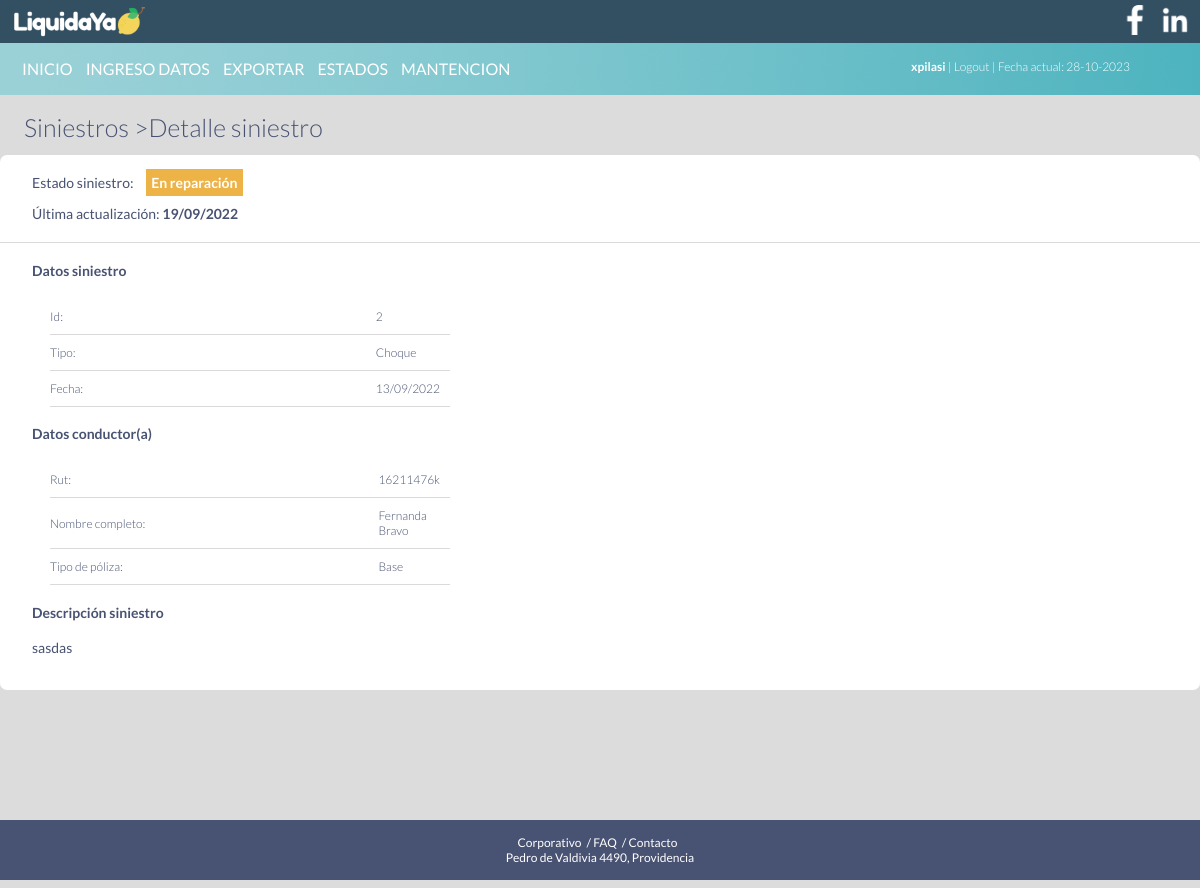
Page /siniestros/2/ (signed in) on the committed database.
### web_base/models.py (models this page shows, shortened)
class TablaDeSiniestros(models.Model):
    usuario = models.ForeignKey(
        User,
        on_delete=models.CASCADE,
        null=True,
        blank=True)
    tipo_de_siniestro = models.ForeignKey(TipoSiniestro,blank=False,on_delete=models.CASCADE,verbose_name="Tipo de siniestro",default="")
    tipo_de_modelo = models.ForeignKey(ModeloVehiculo,blank=False,on_delete=models.CASCADE, verbose_name="Modelo vehículo",default="")
    nombre_marca = models.ForeignKey(Marca,blank=False,on_delete=models.CASCADE,verbose_name="Marca vehículo",default="")
    tipo_de_vehiculo = models.ForeignKey(TipoVehiculo,blank=False,on_delete=models.CASCADE,verbose_name="Tipo de vehículo",default="")
    nombre_conductor = models.CharField(max_length=100, blank=False, verbose_name="Nombre conductor(a)",default="")
    apellido_conductor =  models.CharField(max_length=100, blank=False, verbose_name="Apellido conductor(a)",default="")
    edad_conductor =  models.IntegerField(blank=False, verbose_name="Edad conductor(a)",default=18)
    rut_conductor = models.CharField(max_length=100, blank=False, verbose_name="Rut conductor(a)",default="")
    tipo_de_poliza = models.ForeignKey(TipoPoliza,blank=False,on_delete=models.CASCADE,verbose_name="Póliza contratada",default="")
    fecha_siniestro =  models.DateField(auto_now_add=False,auto_now=False, null=False, blank=False, verbose_name="Fecha siniestro",default=timezone.now)
    descripcion_siniestro = models.TextField(max_length=300,blank=False, null=False,verbose_name="Descripción siniestro",default="")
    fecha_registro =  models.DateTimeField(auto_now_add=True, verbose_name='Fecha registro')
    updated_at =  models.DateField(auto_now=True,verbose_name="Última actualización")
    estado_siniestro = models.CharField(max_length=50,choices=ESTADO_CHOICES,default=INGRESADO)
    class Meta:
        verbose_name = 'Ingreso de siniestro'
        verbose_name_plural = 'Ingreso de siniestros'

class TipoSiniestro(models.Model):
    cod_siniestro= models.CharField(max_length=100, null=False,verbose_name="Código siniestro")
    tipo_siniestro = models.CharField(max_length=100, null=False,verbose_name="Tipo siniestro")
    creado_el = models.DateTimeField(auto_now_add=True, verbose_name='Creado el')
    class Meta:
        verbose_name = 'Tipo Siniestro'
        verbose_name_plural = 'Tipos de siniestro'
        ordering = ['-creado_el']
    def __str__(self):
        return self.tipo_siniestro

class TipoPoliza(models.Model):
    cod_poliza = models.CharField(max_length=100, null=False,verbose_name="Código póliza")
    tipo_poliza = models.CharField(max_length=100, null=False,verbose_name="Tipo póliza")
    creado_el = models.DateTimeField(auto_now_add=True, verbose_name='Creado el')
    class Meta:
        verbose_name = 'Tipo de póliza'
        verbose_name_plural = 'Tipos de póliza'
        ordering = ['-creado_el']
    def __str__(self):
        return self.tipo_poliza

### web_base/views.py (the view)
# urls.py: path('siniestros/<int:pk>/',SiniestroDetailView.as_view(),name='detalle_estado'),
class SiniestroDetailView(DetailView):
    model = TablaDeSiniestros
    context_object_name = 'detalle_siniestro'

### web_base/templates/web_base/tabladesiniestros_detail.html (shortened to what this page needs)
{% extends 'layout.html' %}
{% block content %}
<div class="titulos"><a href="{% url 'siniestros' %}">Siniestros ></a>Detalle siniestro</div>
<div id="base">
    <div class="estado_siniestro">
        <p class="subs">Estado siniestro:
            {% if detalle_siniestro.estado_siniestro == "Aprobado"%}
            <strong class = "aprobado">{{detalle_siniestro.estado_siniestro}} </strong>
            {% elif detalle_siniestro.estado_siniestro == "En entrega"%}
            <strong class = "en_entrega">{{detalle_siniestro.estado_siniestro}} </strong>
            {% elif detalle_siniestro.estado_siniestro == "Cerrada"%}
            <strong class = "cerrada">{{detalle_siniestro.estado_siniestro}} </strong>
            {% elif detalle_siniestro.estado_siniestro == "Incidencia"%}
            <strong class = "incidencia">{{detalle_siniestro.estado_siniestro}} </strong>
            {% else %}
            <strong class = "otras">{{detalle_siniestro.estado_siniestro}}</strong>
            {% endif %}
       </p>
        <p class="subs"> Última actualización: <strong>{{detalle_siniestro.updated_at| date:'d/m/Y'}}</strong></p>
    </div>
    <hr>
    <div class="ver_siniestro">
        <h4 class="subs">Datos siniestro</h4>
        <table class="tabla_detalle_sin">
            <tr class="tr_detalle_sin">
                <td class="td_detalle_sin">Id: </td>
                <td class="td_detalle_sin">{{detalle_siniestro.id}}</th>
            </tr>
            <tr class="tr_detalle_sin">
                <td class="td_detalle_sin">Tipo: </td>
                <td class="td_detalle_sin">{{detalle_siniestro.tipo_de_siniestro}}</th>
            </tr>
            <tr class="tr_detalle_sin">
                <td class="td_detalle_sin"> Fecha: </td>
                <td class="td_detalle_sin">{{detalle_siniestro.fecha_siniestro|date:'d/m/Y'}}</th>
            </tr>
        </table>
    </div>
    <div class="ver_siniestro">
        <h4 class="subs">Datos conductor(a)</h4>
        <table class="tabla_detalle_sin">
            <tr class="tr_detalle_sin">
                <td class="td_detalle_sin">Rut: </td>
                <td class="td_detalle_sin">{{detalle_siniestro.rut_conductor}}</th>
            </tr>
            <tr class="tr_detalle_sin">
                <td class="td_detalle_sin">Nombre completo: </td>
                <td class="td_detalle_sin">{{detalle_siniestro.nombre_conductor}} {{detalle_siniestro.apellido_conductor}}</th>
            </tr>
            <tr class="tr_detalle_sin">
                <td class="td_detalle_sin">Tipo de póliza: </td>
                <td class="td_detalle_sin">{{detalle_siniestro.tipo_de_poliza}}</th>
            </tr>
        </table>
    <div class="desc_siniestro">
        <h4 class="subs">Descripción siniestro</h4>
        <p class="subs">{{detalle_siniestro.descripcion_siniestro}}</p>
    </div>
</div>
{% endblock %}

### web_base/templates/layout.html (shortened to what this page needs)
{% load static %}
<!DOCTYPE html>
<html lang="en">
<head>
    <link rel="stylesheet" type="text/css" href="{% static 'css/style.css' %}"/>
</head>
<body>
    {% if request.user.is_authenticated %}
    <div id="content">
        <div class="menu_top">
            <img class="logo_menu"src={% static 'logo_blanco.png' %} alt="My image" style="width:140px;height:35px;">
            <img class="rrss" src={% static 'iconos/linkedin.png' %} alt="Linkedin" style="width:30px;height:30px;">
            <img class="rrss" src={% static 'iconos/fb.png' %} alt="Facebook" style="width:30px;height:30px;">
        </div>
        <div class="menu_top_sub">
                <ul>
                    <li><a href="{% url 'mi_perfil' request.user.id %}">INICIO</a> </li>
                    <li><a href="{% url 'registro' %}">INGRESO DATOS</a></li>
                    <li><a href="{% url 'exportar' %}">EXPORTAR</a></li>
                    <li><a href="{% url 'siniestros' %}">ESTADOS</a></li>
                    <li><a href="{% url 'mantencion' %}">MANTENCION</a></li>
                </ul>
            <div class="menu_derecha">
                    <strong>{{request.user}}</strong>
                    <a href="{%url 'logout'%}"> | Logout</a>
            <span class="fecha_menu"> | Fecha actual: {% now 'd-m-Y'%}</span>
            </div>
        </div>
    {% endif %}
            {% block content %}{% endblock %}
        </div>
    </div>
    <footer class="footer">
        <div class="ft_texto">
        <a href="">Corporativo</a>/
        <a href="">FAQ</a>/
        <a href="">Contacto</a>
        <div class="ft_texto_dr">Pedro de Valdivia 4490, Providencia
        </div>
    </div>
    </footer>
</body>
</html>

### web_base/static/css/style.css (style rules this page uses)
body { background: rgb(220, 220, 220); font-family: 'Lato', sans-serif; color: #485272; margin-left: 0; margin-top:40px; width: 100%; height:100%; }
a { text-decoration: none!important; color: black; }
html { scroll-behavior: smooth; }
.menu_top_sub { font-style:normal; font-weight:350; margin-top: 3px; position: sticky; position: fixed; width: 100%; padding-top:16px; background: url('../bg1.png'); }
.menu_top_sub ul { padding-left: 17px; padding-top: 0; height: 20px; margin-top:0; }
.menu_top_sub ul li { display: inline-block; line-height: 60px; margin-top: -21px; padding:0 5px; height: 56px; color: white; }
.menu_top_sub ul li a { color: white; font-weight: 400; }
.menu_derecha { text-align: center; padding-left: 12px; float:right; width: 300px; text-align: right; color:white; font-size: 12px; margin-top: -36px; padding-right: 70px; }
.menu_derecha a { color:white; }
#base { background: white; border-radius: 7px; padding-top: 5px; padding-left: 0px; padding-bottom: 20px; margin-top: 13px; margin-bottom: 130px; font-size: 14px; }
.titulos { margin-top: 100px; font-weight: 350; margin-top: 30px; font-size: 25px; padding-left: 24px; color:#485272; padding-top:72px; }
.titulos a { color:#485272; }
.subs { color:#485272; margin-left:32px; }
.menu_top { background: rgb(51, 80, 99); background-size: cover; width: 100%; position: fixed; top: 0; left: 0; z-index: 100; }
.logo_menu { margin-top:5px; margin-left:10px; }
.rrss { float:right; margin-right: 10px; margin-top: 5px; }
table { width: 100%; text-align: left; border-collapse:collapse ; margin-top: 20px; margin-left: 0; }
th,td { padding:10px; font-weight: 300; font-size: 12px; }
tr:nth-child(even) { background-color: rgb(236, 235, 235); }
hr { border:0; background-color:rgb(218, 218, 218); height: 1px; margin-top: 20px; margin-left: 0px; }
.otras { color:rgb(255, 255, 255); background-color: rgb(238, 179, 70); padding:5px; margin-left: 10px; }
.tabla_detalle_sin { width: 400px; text-align: left; border-collapse:collapse ; margin-top: 20px; margin-left: 50px; }
.tr_detalle_sin { border-bottom: 1px solid rgb(218, 218, 218); }
.tr_detalle_sin:nth-child(even) { background-color:white; border-bottom: 1px solid rgb(218, 218, 218); }
.td_detalle_sin { padding-left: 0px; width: 100%; }
.footer { margin-left: 0px; background: #485272; background-size: cover; width: 100%; height: 60px; position:relative; bottom: 0; left: 0; color:white; }
.ft_texto { text-align: center; padding-top: 15px; padding-right: 0px; font-size: 12px; }
.ft_texto a { color: white; padding-right: 5px; }
.ft_texto_dr { width: 100%; position:absolute; margin-bottom:10px ; text-align: center; border: 0px solid grey; font-size: 12px; }

### rows in the picture
TablaDeSiniestros: estado_siniestro "En reparación", updated_at "19/09/2022", id "2", tipo_de_siniestro "Choque", fecha_siniestro "13/09/2022", rut_conductor "16211476k", nombre_conductor "Fernanda", apellido_conductor "Bravo", tipo_de_poliza "Base", descripcion_siniestro "sasdas"

### other values in the picture
{{ request.user }} "xpilasi"
